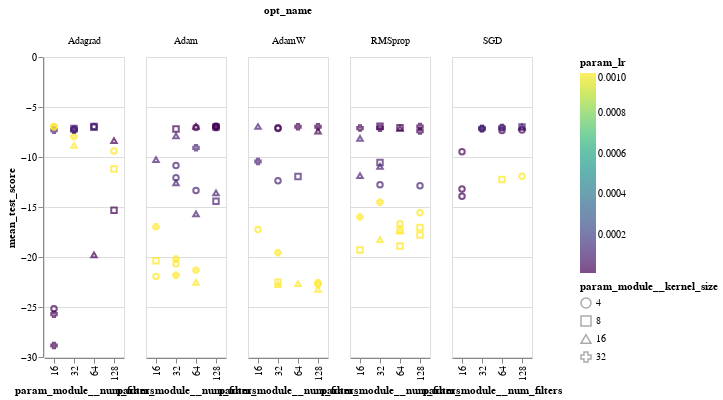

Here is the notebook cell this chart was saved with:
### Code cell
alt.Chart(sm_res_df).mark_point().encode(
    x='param_module__num_filters:O',
    y='mean_test_score:Q',
    color=alt.Color('param_lr:Q',scale=alt.Scale(scheme='viridis')),
    column='opt_name:N',
#     detail='model_desc:N',
    shape="param_module__kernel_size:N",
    tooltip=["param_module__num_filters:N","param_module__kernel_size:N","param_lr:N","param_module__num_fc_nodes1:N"]
    
).interactive()

### Figure 1 — Vega-Lite specification as saved in the notebook (floating-point values rounded to 4 significant figures)
{"config": {"view": {"continuousWidth": 400, "continuousHeight": 300}}, "data": {"name": "data-1e521e2ebb23153684c9f5c1dff111fa"}, "mark": "point", "encoding": {"color": {"type": "quantitative", "field": "param_lr", "scale": {"scheme": "viridis"}}, "column": {"type": "nominal", "field": "opt_name"}, "shape": {"type": "nominal", "field": "param_module__kernel_size"}, "tooltip": [{"type": "nominal", "field": "param_module__num_filters"}, {"type": "nominal", "field": "param_module__kernel_size"}, {"type": "nominal", "field": "param_lr"}, {"type": "nominal", "field": "param_module__num_fc_nodes1"}], "x": {"type": "ordinal", "field": "param_module__num_filters"}, "y": {"type": "quantitative", "field": "mean_test_score"}}, "selection": {"selector002": {"type": "interval", "bind": "scales", "encodings": ["x", "y"]}}, "$schema": "https://vega.github.io/schema/vega-lite/v4.8.1.json", "datasets": {"data-1e521e2ebb23153684c9f5c1dff111fa": [{"rank_test_score": 74, "mean_test_score": -16.98, "param_module__num_filters": 16, "param_module__kernel_size": 32, "param_lr": 0.001, "param_module__num_fc_nodes1": 10, "opt_name": "Adam"}, {"rank_test_score": 3, "mean_test_score": -6.948, "param_module__num_filters": 64, "param_module__kernel_size": 16, "param_lr": 1e-05, "param_module__num_fc_nodes1": 50, "opt_name": "Adam"}, {"rank_test_score": 67, "mean_test_score": -14.43, "param_module__num_filters": 128, "param_module__kernel_size": 8, "param_lr": 0.0001, "param_module__num_fc_nodes1": 25, "opt_name": "Adam"}, {"rank_test_score": 57, "mean_test_score": -12.06, "param_module__num_filters": 32, "param_module__kernel_size": 4, "param_lr": 0.0001, "param_module__num_fc_nodes1": 100, "opt_name": "Adam"}, {"rank_test_score": 30, "mean_test_score": -7.18, "param_module__num_filters": 32, "param_module__kernel_size": 4, "param_lr": 0.0001, "param_module__num_fc_nodes1": 25, "opt_name": "SGD"}, {"rank_test_score": 88, "mean_test_score": -21.31, "param_module__num_filters": 64, "param_module__kernel_size": 32, "param_lr": 0.001, "param_module__num_fc_nodes1": 100, "opt_name": "Adam"}, {"rank_test_score": 25, "mean_test_score": -7.136, "param_module__num_filters": 64, "param_module__kernel_size": 16, "param_lr": 1e-05, "param_module__num_fc_nodes1": 100, "opt_name": "RMSprop"}, {"rank_test_score": 41, "mean_test_score": -7.96, "param_module__num_filters": 32, "param_module__kernel_size": 32, "param_lr": 0.001, "param_module__num_fc_nodes1": 25, "opt_name": "Adagrad"}, {"rank_test_score": 55, "mean_test_score": -11.91, "param_module__num_filters": 128, "param_module__kernel_size": 4, "param_lr": 0.001, "param_module__num_fc_nodes1": 25, "opt_name": "SGD"}, {"rank_test_score": 95, "mean_test_score": -22.73, "param_module__num_filters": 128, "param_module__kernel_size": 4, "param_lr": 0.001, "param_module__num_fc_nodes1": 100, "opt_name": "AdamW"}, {"rank_test_score": 27, "mean_test_score": -7.151, "param_module__num_filters": 32, "param_module__kernel_size": 32, "param_lr": 0.0001, "param_module__num_fc_nodes1": 100, "opt_name": "SGD"}, {"rank_test_score": 33, "mean_test_score": -7.232, "param_module__num_filters": 32, "param_module__kernel_size": 4, "param_lr": 0.0001, "param_module__num_fc_nodes1": 25, "opt_name": "Adagrad"}, {"rank_test_score": 92, "mean_test_score": -22.55, "param_module__num_filters": 64, "param_module__kernel_size": 16, "param_lr": 0.001, "param_module__num_fc_nodes1": 25, "opt_name": "Adam"}, {"rank_test_score": 82, "mean_test_score": -19.3, "param_module__num_filters": 16, "param_module__kernel_size": 8, "param_lr": 0.001, "param_module__num_fc_nodes1": 25, "opt_name": "RMSprop"}, {"rank_test_score": 37, "mean_test_score": -7.359, "param_module__num_filters": 64, "param_module__kernel_size": 4, "param_lr": 1e-05, "param_module__num_fc_nodes1": 100, "opt_name": "SGD"}, {"rank_test_score": 28, "mean_test_score": -7.153, "param_module__num_filters": 32, "param_module__kernel_size": 4, "param_lr": 1e-05, "param_module__num_fc_nodes1": 50, "opt_name": "AdamW"}, {"rank_test_score": 86, "mean_test_score": -20.38, "param_module__num_filters": 16, "param_module__kernel_size": 8, "param_lr": 0.001, "param_module__num_fc_nodes1": 25, "opt_name": "Adam"}, {"rank_test_score": 1, "mean_test_score": -6.916, "param_module__num_filters": 32, "param_module__kernel_size": 8, "param_lr": 1e-05, "param_module__num_fc_nodes1": 100, "opt_name": "RMSprop"}, {"rank_test_score": 36, "mean_test_score": -7.338, "param_module__num_filters": 32, "param_module__kernel_size": 32, "param_lr": 0.0001, "param_module__num_fc_nodes1": 10, "opt_name": "Adagrad"}, {"rank_test_score": 81, "mean_test_score": -18.91, "param_module__num_filters": 64, "param_module__kernel_size": 8, "param_lr": 0.001, "param_module__num_fc_nodes1": 10, "opt_name": "RMSprop"}, {"rank_test_score": 96, "mean_test_score": -22.75, "param_module__num_filters": 32, "param_module__kernel_size": 16, "param_lr": 0.001, "param_module__num_fc_nodes1": 100, "opt_name": "AdamW"}, {"rank_test_score": 59, "mean_test_score": -12.38, "param_module__num_filters": 32, "param_module__kernel_size": 4, "param_lr": 0.0001, "param_module__num_fc_nodes1": 100, "opt_name": "AdamW"}, {"rank_test_score": 69, "mean_test_score": -15.32, "param_module__num_filters": 128, "param_module__kernel_size": 8, "param_lr": 1e-05, "param_module__num_fc_nodes1": 10, "opt_name": "Adagrad"}, {"rank_test_score": 58, "mean_test_score": -12.26, "param_module__num_filters": 64, "param_module__kernel_size": 8, "param_lr": 0.001, "param_module__num_fc_nodes1": 10, "opt_name": "SGD"}, {"rank_test_score": 17, "mean_test_score": -7.04, "param_module__num_filters": 64, "param_module__kernel_size": 4, "param_lr": 1e-05, "param_module__num_fc_nodes1": 25, "opt_name": "Adam"}, {"rank_test_score": 47, "mean_test_score": -9.477, "param_module__num_filters": 16, "param_module__kernel_size": 4, "param_lr": 1e-05, "param_module__num_fc_nodes1": 50, "opt_name": "SGD"}, {"rank_test_score": 83, "mean_test_score": -19.56, "param_module__num_filters": 32, "param_module__kernel_size": 32, "param_lr": 0.001, "param_module__num_fc_nodes1": 10, "opt_name": "AdamW"}, {"rank_test_score": 22, "mean_test_score": -7.086, "param_module__num_filters": 64, "param_module__kernel_size": 4, "param_lr": 0.0001, "param_module__num_fc_nodes1": 50, "opt_name": "SGD"}, {"rank_test_score": 73, "mean_test_score": -16.67, "param_module__num_filters": 64, "param_module__kernel_size": 4, "param_lr": 0.001, "param_module__num_fc_nodes1": 25, "opt_name": "RMSprop"}, {"rank_test_score": 45, "mean_test_score": -9.078, "param_module__num_filters": 64, "param_module__kernel_size": 32, "param_lr": 0.0001, "param_module__num_fc_nodes1": 10, "opt_name": "Adam"}, {"rank_test_score": 51, "mean_test_score": -10.84, "param_module__num_filters": 32, "param_module__kernel_size": 4, "param_lr": 0.0001, "param_module__num_fc_nodes1": 50, "opt_name": "Adam"}, {"rank_test_score": 97, "mean_test_score": -23.23, "param_module__num_filters": 128, "param_module__kernel_size": 16, "param_lr": 0.001, "param_module__num_fc_nodes1": 100, "opt_name": "AdamW"}, {"rank_test_score": 90, "mean_test_score": -21.96, "param_module__num_filters": 16, "param_module__kernel_size": 4, "param_lr": 0.001, "param_module__num_fc_nodes1": 50, "opt_name": "Adam"}, {"rank_test_score": 64, "mean_test_score": -13.36, "param_module__num_filters": 64, "param_module__kernel_size": 4, "param_lr": 0.0001, "param_module__num_fc_nodes1": 50, "opt_name": "Adam"}, {"rank_test_score": 46, "mean_test_score": -9.401, "param_module__num_filters": 128, "param_module__kernel_size": 4, "param_lr": 0.001, "param_module__num_fc_nodes1": 10, "opt_name": "Adagrad"}, {"rank_test_score": 13, "mean_test_score": -6.99, "param_module__num_filters": 128, "param_module__kernel_size": 8, "param_lr": 0.0001, "param_module__num_fc_nodes1": 25, "opt_name": "SGD"}, {"rank_test_score": 89, "mean_test_score": -21.82, "param_module__num_filters": 32, "param_module__kernel_size": 32, "param_lr": 0.001, "param_module__num_fc_nodes1": 100, "opt_name": "Adam"}, {"rank_test_score": 71, "mean_test_score": -15.68, "param_module__num_filters": 64, "param_module__kernel_size": 16, "param_lr": 0.0001, "param_module__num_fc_nodes1": 100, "opt_name": "Adam"}, {"rank_test_score": 94, "mean_test_score": -22.67, "param_module__num_filters": 64, "param_module__kernel_size": 16, "param_lr": 0.001, "param_module__num_fc_nodes1": 100, "opt_name": "AdamW"}, {"rank_test_score": 42, "mean_test_score": -8.127, "param_module__num_filters": 16, "param_module__kernel_size": 16, "param_lr": 0.0001, "param_module__num_fc_nodes1": 25, "opt_name": "RMSprop"}, {"rank_test_score": 18, "mean_test_score": -7.045, "param_module__num_filters": 128, "param_module__kernel_size": 32, "param_lr": 1e-05, "param_module__num_fc_nodes1": 50, "opt_name": "Adam"}, {"rank_test_score": 14, "mean_test_score": -6.991, "param_module__num_filters": 128, "param_module__kernel_size": 16, "param_lr": 0.0001, "param_module__num_fc_nodes1": 50, "opt_name": "SGD"}, {"rank_test_score": 44, "mean_test_score": -8.84, "param_module__num_filters": 32, "param_module__kernel_size": 16, "param_lr": 0.001, "param_module__num_fc_nodes1": 50, "opt_name": "Adagrad"}, {"rank_test_score": 62, "mean_test_score": -12.87, "param_module__num_filters": 128, "param_module__kernel_size": 4, "param_lr": 0.0001, "param_module__num_fc_nodes1": 10, "opt_name": "RMSprop"}, {"rank_test_score": 80, "mean_test_score": -18.26, "param_module__num_filters": 32, "param_module__kernel_size": 16, "param_lr": 0.001, "param_module__num_fc_nodes1": 25, "opt_name": "RMSprop"}, {"rank_test_score": 34, "mean_test_score": -7.301, "param_module__num_filters": 128, "param_module__kernel_size": 4, "param_lr": 1e-05, "param_module__num_fc_nodes1": 25, "opt_name": "SGD"}, {"rank_test_score": 93, "mean_test_score": -22.56, "param_module__num_filters": 128, "param_module__kernel_size": 32, "param_lr": 0.001, "param_module__num_fc_nodes1": 50, "opt_name": "AdamW"}, {"rank_test_score": 21, "mean_test_score": -7.082, "param_module__num_filters": 32, "param_module__kernel_size": 4, "param_lr": 1e-05, "param_module__num_fc_nodes1": 100, "opt_name": "AdamW"}, {"rank_test_score": 68, "mean_test_score": -14.52, "param_module__num_filters": 32, "param_module__kernel_size": 32, "param_lr": 0.001, "param_module__num_fc_nodes1": 100, "opt_name": "RMSprop"}, {"rank_test_score": 5, "mean_test_score": -6.952, "param_module__num_filters": 128, "param_module__kernel_size": 32, "param_lr": 1e-05, "param_module__num_fc_nodes1": 25, "opt_name": "Adam"}, {"rank_test_score": 79, "mean_test_score": -17.79, "param_module__num_filters": 128, "param_module__kernel_size": 8, "param_lr": 0.001, "param_module__num_fc_nodes1": 25, "opt_name": "RMSprop"}, {"rank_test_score": 75, "mean_test_score": -17.05, "param_module__num_filters": 128, "param_module__kernel_size": 8, "param_lr": 0.001, "param_module__num_fc_nodes1": 100, "opt_name": "RMSprop"}, {"rank_test_score": 23, "mean_test_score": -7.107, "param_module__num_filters": 16, "param_module__kernel_size": 32, "param_lr": 1e-05, "param_module__num_fc_nodes1": 100, "opt_name": "RMSprop"}, {"rank_test_score": 56, "mean_test_score": -11.94, "param_module__num_filters": 64, "param_module__kernel_size": 8, "param_lr": 0.0001, "param_module__num_fc_nodes1": 25, "opt_name": "AdamW"}, {"rank_test_score": 50, "mean_test_score": -10.55, "param_module__num_filters": 32, "param_module__kernel_size": 8, "param_lr": 0.0001, "param_module__num_fc_nodes1": 25, "opt_name": "RMSprop"}, {"rank_test_score": 10, "mean_test_score": -6.976, "param_module__num_filters": 128, "param_module__kernel_size": 32, "param_lr": 1e-05, "param_module__num_fc_nodes1": 25, "opt_name": "AdamW"}, {"rank_test_score": 38, "mean_test_score": -7.403, "param_module__num_filters": 128, "param_module__kernel_size": 32, "param_lr": 1e-05, "param_module__num_fc_nodes1": 50, "opt_name": "RMSprop"}, {"rank_test_score": 43, "mean_test_score": -8.361, "param_module__num_filters": 128, "param_module__kernel_size": 16, "param_lr": 1e-05, "param_module__num_fc_nodes1": 50, "opt_name": "Adagrad"}, {"rank_test_score": 15, "mean_test_score": -6.997, "param_module__num_filters": 128, "param_module__kernel_size": 8, "param_lr": 1e-05, "param_module__num_fc_nodes1": 10, "opt_name": "Adam"}, {"rank_test_score": 7, "mean_test_score": -6.954, "param_module__num_filters": 128, "param_module__kernel_size": 32, "param_lr": 1e-05, "param_module__num_fc_nodes1": 10, "opt_name": "RMSprop"}, {"rank_test_score": 16, "mean_test_score": -7.017, "param_module__num_filters": 64, "param_module__kernel_size": 8, "param_lr": 0.0001, "param_module__num_fc_nodes1": 50, "opt_name": "Adagrad"}, {"rank_test_score": 49, "mean_test_score": -10.45, "param_module__num_filters": 16, "param_module__kernel_size": 32, "param_lr": 0.0001, "param_module__num_fc_nodes1": 100, "opt_name": "AdamW"}, {"rank_test_score": 87, "mean_test_score": -20.67, "param_module__num_filters": 32, "param_module__kernel_size": 4, "param_lr": 0.001, "param_module__num_fc_nodes1": 10, "opt_name": "Adam"}, {"rank_test_score": 40, "mean_test_score": -7.896, "param_module__num_filters": 32, "param_module__kernel_size": 16, "param_lr": 0.0001, "param_module__num_fc_nodes1": 10, "opt_name": "Adam"}, {"rank_test_score": 6, "mean_test_score": -6.952, "param_module__num_filters": 64, "param_module__kernel_size": 8, "param_lr": 0.0001, "param_module__num_fc_nodes1": 100, "opt_name": "Adagrad"}, {"rank_test_score": 11, "mean_test_score": -6.978, "param_module__num_filters": 64, "param_module__kernel_size": 32, "param_lr": 1e-05, "param_module__num_fc_nodes1": 50, "opt_name": "AdamW"}, {"rank_test_score": 48, "mean_test_score": -10.27, "param_module__num_filters": 16, "param_module__kernel_size": 16, "param_lr": 0.0001, "param_module__num_fc_nodes1": 100, "opt_name": "Adam"}, {"rank_test_score": 61, "mean_test_score": -12.78, "param_module__num_filters": 32, "param_module__kernel_size": 4, "param_lr": 0.0001, "param_module__num_fc_nodes1": 100, "opt_name": "RMSprop"}, {"rank_test_score": 72, "mean_test_score": -16.0, "param_module__num_filters": 16, "param_module__kernel_size": 32, "param_lr": 0.001, "param_module__num_fc_nodes1": 100, "opt_name": "RMSprop"}, {"rank_test_score": 26, "mean_test_score": -7.149, "param_module__num_filters": 32, "param_module__kernel_size": 32, "param_lr": 0.0001, "param_module__num_fc_nodes1": 50, "opt_name": "SGD"}, {"rank_test_score": 78, "mean_test_score": -17.42, "param_module__num_filters": 64, "param_module__kernel_size": 16, "param_lr": 0.001, "param_module__num_fc_nodes1": 25, "opt_name": "RMSprop"}, {"rank_test_score": 52, "mean_test_score": -10.94, "param_module__num_filters": 32, "param_module__kernel_size": 16, "param_lr": 0.0001, "param_module__num_fc_nodes1": 25, "opt_name": "RMSprop"}, {"rank_test_score": 60, "mean_test_score": -12.59, "param_module__num_filters": 32, "param_module__kernel_size": 16, "param_lr": 0.0001, "param_module__num_fc_nodes1": 100, "opt_name": "Adam"}, {"rank_test_score": 65, "mean_test_score": -13.59, "param_module__num_filters": 128, "param_module__kernel_size": 16, "param_lr": 0.0001, "param_module__num_fc_nodes1": 25, "opt_name": "Adam"}, {"rank_test_score": 4, "mean_test_score": -6.95, "param_module__num_filters": 16, "param_module__kernel_size": 16, "param_lr": 0.0001, "param_module__num_fc_nodes1": 10, "opt_name": "AdamW"}, {"rank_test_score": 29, "mean_test_score": -7.159, "param_module__num_filters": 32, "param_module__kernel_size": 8, "param_lr": 0.0001, "param_module__num_fc_nodes1": 100, "opt_name": "Adagrad"}, {"rank_test_score": 100, "mean_test_score": -28.85, "param_module__num_filters": 16, "param_module__kernel_size": 32, "param_lr": 1e-05, "param_module__num_fc_nodes1": 50, "opt_name": "Adagrad"}, {"rank_test_score": 91, "mean_test_score": -22.51, "param_module__num_filters": 32, "param_module__kernel_size": 8, "param_lr": 0.001, "param_module__num_fc_nodes1": 100, "opt_name": "AdamW"}, {"rank_test_score": 99, "mean_test_score": -25.72, "param_module__num_filters": 16, "param_module__kernel_size": 32, "param_lr": 1e-05, "param_module__num_fc_nodes1": 100, "opt_name": "Adagrad"}, {"rank_test_score": 70, "mean_test_score": -15.58, "param_module__num_filters": 128, "param_module__kernel_size": 4, "param_lr": 0.001, "param_module__num_fc_nodes1": 50, "opt_name": "RMSprop"}, {"rank_test_score": 84, "mean_test_score": -19.78, "param_module__num_filters": 64, "param_module__kernel_size": 16, "param_lr": 1e-05, "param_module__num_fc_nodes1": 25, "opt_name": "Adagrad"}, {"rank_test_score": 39, "mean_test_score": -7.416, "param_module__num_filters": 128, "param_module__kernel_size": 16, "param_lr": 1e-05, "param_module__num_fc_nodes1": 100, "opt_name": "AdamW"}, {"rank_test_score": 31, "mean_test_score": -7.191, "param_module__num_filters": 32, "param_module__kernel_size": 8, "param_lr": 1e-05, "param_module__num_fc_nodes1": 25, "opt_name": "Adam"}, {"rank_test_score": 8, "mean_test_score": -6.96, "param_module__num_filters": 64, "param_module__kernel_size": 4, "param_lr": 0.0001, "param_module__num_fc_nodes1": 50, "opt_name": "Adagrad"}, {"rank_test_score": 77, "mean_test_score": -17.31, "param_module__num_filters": 64, "param_module__kernel_size": 8, "param_lr": 0.001, "param_module__num_fc_nodes1": 100, "opt_name": "RMSprop"}, {"rank_test_score": 32, "mean_test_score": -7.221, "param_module__num_filters": 32, "param_module__kernel_size": 32, "param_lr": 0.0001, "param_module__num_fc_nodes1": 25, "opt_name": "Adagrad"}, {"rank_test_score": 76, "mean_test_score": -17.25, "param_module__num_filters": 16, "param_module__kernel_size": 4, "param_lr": 0.001, "param_module__num_fc_nodes1": 10, "opt_name": "AdamW"}, {"rank_test_score": 2, "mean_test_score": -6.935, "param_module__num_filters": 128, "param_module__kernel_size": 4, "param_lr": 1e-05, "param_module__num_fc_nodes1": 25, "opt_name": "Adam"}, {"rank_test_score": 35, "mean_test_score": -7.324, "param_module__num_filters": 16, "param_module__kernel_size": 32, "param_lr": 0.0001, "param_module__num_fc_nodes1": 25, "opt_name": "Adagrad"}, {"rank_test_score": 54, "mean_test_score": -11.87, "param_module__num_filters": 16, "param_module__kernel_size": 16, "param_lr": 0.0001, "param_module__num_fc_nodes1": 100, "opt_name": "RMSprop"}, {"rank_test_score": 98, "mean_test_score": -25.17, "param_module__num_filters": 16, "param_module__kernel_size": 4, "param_lr": 1e-05, "param_module__num_fc_nodes1": 100, "opt_name": "Adagrad"}, {"rank_test_score": 19, "mean_test_score": -7.052, "param_module__num_filters": 64, "param_module__kernel_size": 32, "param_lr": 0.0001, "param_module__num_fc_nodes1": 50, "opt_name": "SGD"}, {"rank_test_score": 24, "mean_test_score": -7.121, "param_module__num_filters": 32, "param_module__kernel_size": 32, "param_lr": 1e-05, "param_module__num_fc_nodes1": 10, "opt_name": "RMSprop"}, {"rank_test_score": 9, "mean_test_score": -6.966, "param_module__num_filters": 16, "param_module__kernel_size": 32, "param_lr": 0.001, "param_module__num_fc_nodes1": 10, "opt_name": "Adagrad"}, {"rank_test_score": 20, "mean_test_score": -7.062, "param_module__num_filters": 64, "param_module__kernel_size": 8, "param_lr": 1e-05, "param_module__num_fc_nodes1": 10, "opt_name": "RMSprop"}, {"rank_test_score": 53, "mean_test_score": -11.21, "param_module__num_filters": 128, "param_module__kernel_size": 8, "param_lr": 0.001, "param_module__num_fc_nodes1": 25, "opt_name": "Adagrad"}, {"rank_test_score": 66, "mean_test_score": -13.92, "param_module__num_filters": 16, "param_module__kernel_size": 4, "param_lr": 1e-05, "param_module__num_fc_nodes1": 10, "opt_name": "SGD"}, {"rank_test_score": 85, "mean_test_score": -20.21, "param_module__num_filters": 32, "param_module__kernel_size": 32, "param_lr": 0.001, "param_module__num_fc_nodes1": 50, "opt_name": "Adam"}, {"rank_test_score": 63, "mean_test_score": -13.21, "param_module__num_filters": 16, "param_module__kernel_size": 4, "param_lr": 1e-05, "param_module__num_fc_nodes1": 100, "opt_name": "SGD"}, {"rank_test_score": 12, "mean_test_score": -6.98, "param_module__num_filters": 16, "param_module__kernel_size": 4, "param_lr": 0.001, "param_module__num_fc_nodes1": 10, "opt_name": "Adagrad"}]}}
